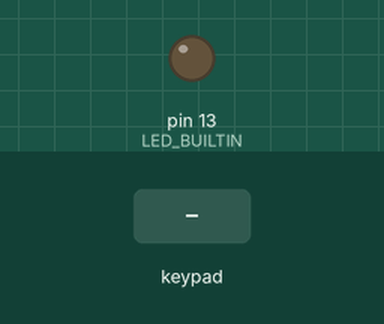
Simulated run of this sketch. Board: Arduino Uno, built with avr-gcc and run on an emulated ATmega328P. Shown: output pins drawn as LEDs (lit = HIGH). Inputs (shaded band) come from the test bench.

Above: at 1.2 s.
1.3 s: key 'B' pressed
At 2.6 s:
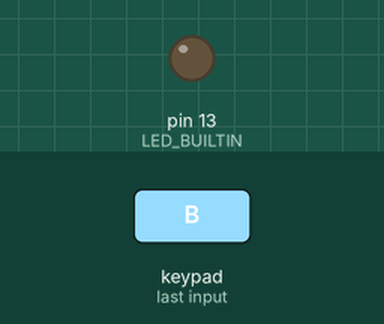
2.9 s: key 'C' pressed
At 3.6 s:
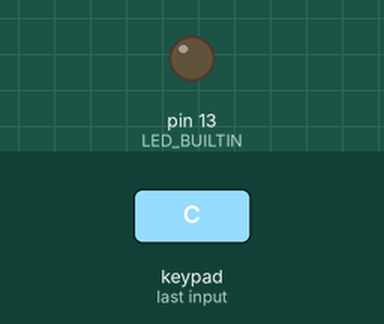
Timing chart, 0 to 5.9 s (numbered marks = the images above; inputs shaded):
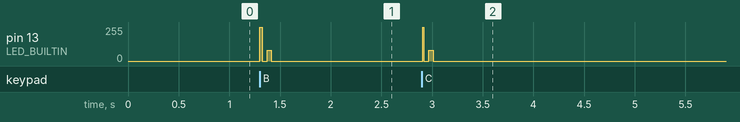

The sketch:

LaserSend.ino
```cpp
/*
Sending a message byte by byte using a timed protocol.

Information is encoded in the time the signal is either high or low.
Every byte has a 8 'up and downs' for each bit
   _ _         _ _ _ _
...   |_ _ _ _|       |_ _ = [1,0,0,1] (or is it [0,1,1,0]?)

TODO add a parity bit (req. bidirectional comms)
*/
#include <Keypad.h>   //use the Keypad libraries
#define SPEED (2500)

int incomingByte = 0;   // for incoming serial data
bool hasByteToSend = false;
char byteToSend = ' ';

////////
//
//  keypad code
//
////////
const byte ROWS = 4; //four rows
const byte COLS = 4; //four columns
//define the cymbols on the buttons of the keypads
char hexaKeys[ROWS][COLS] =
{
  {
    'A','B','C','D'      }
  ,
  {
    'E','F','G','H'      }
  ,
  {
    'I',' ','K','L'      }
  ,
  {
    'M','N','O','\n'      }
};
// NB using pins 0 and 1 preclude the use of Serial.print (or any Serial for that matter)
byte rowPins[ROWS] = { 0, 1, 2, 3}; //connect to the row pinouts of the keypad
byte colPins[COLS] = { 4, 5, 6, 7}; //connect to the column pinouts of the keypad

//initialize an instance of class NewKeypad
Keypad customKeypad = Keypad( makeKeymap(hexaKeys), rowPins, colPins, ROWS, COLS);

void readKey()
{
  int correct = 0;
  char customKey = customKeypad.getKey();//get the key value
  if(customKey)
  {
    //Serial.print("Entered Key: ");
    //Serial.println(customKey);
    byteToSend = customKey;
    hasByteToSend = true;
  }
}

/////////
//
// laser sending
//
/////////

// the setup function runs once when you press reset or power the board
void setup() {
  // initialize digital pin LED_BUILTIN as an output.
  //Serial.begin(9600);
  pinMode(LED_BUILTIN, OUTPUT);
  digitalWrite(LED_BUILTIN, LOW);
  //Serial.println("ready to send...");


}

// the loop function runs over and over again forever
void loop() {
  readKey();
  if (hasByteToSend) { //Serial.available() > 0) {
    incomingByte = byteToSend; //Serial.read();
    //Serial.println(incomingByte);
    /*byte bits[8] = {1, 0, 0, 0, 0, 1, 1, 0};
    incomingByte = 0;
    for (int j = 7; j >= 0; j--) {
      incomingByte  = (incomingByte * 2) + bits[j];
    }*/

    digitalWrite(LED_BUILTIN, HIGH);
    for (int i = 0; i < 8; i++) {

      if (bitRead(incomingByte,i))
      {
        myDelay(1 * SPEED);
      }
      else
      {
        myDelay(4 * SPEED);
      }
      if (i % 2 == 0) {
        digitalWrite(LED_BUILTIN, LOW);
      }
      else {
        digitalWrite(LED_BUILTIN, HIGH);
      }
    }

    digitalWrite(LED_BUILTIN, LOW);
    myDelay(6 * SPEED);
    hasByteToSend = false;
  }
}

void myDelay(int d) {
  //accurate >3milliseconds
  //delay(d);
  //accurate >3micros, <16000micros
  delayMicroseconds(d);
}
```

Measured:
- after the input at 1.3 s, pin 13 (LED_BUILTIN): 0/255 → 255/255 at once, → 0/255 0.02 s later, → 80/255 0.05 s later, → 0/255 0.04 s later
- after the input at 2.9 s, pin 13 (LED_BUILTIN): 0/255 → 255/255 at once, → 0/255 0.01 s later, → 80/255 0.05 s later, → 0/255 0.04 s later
